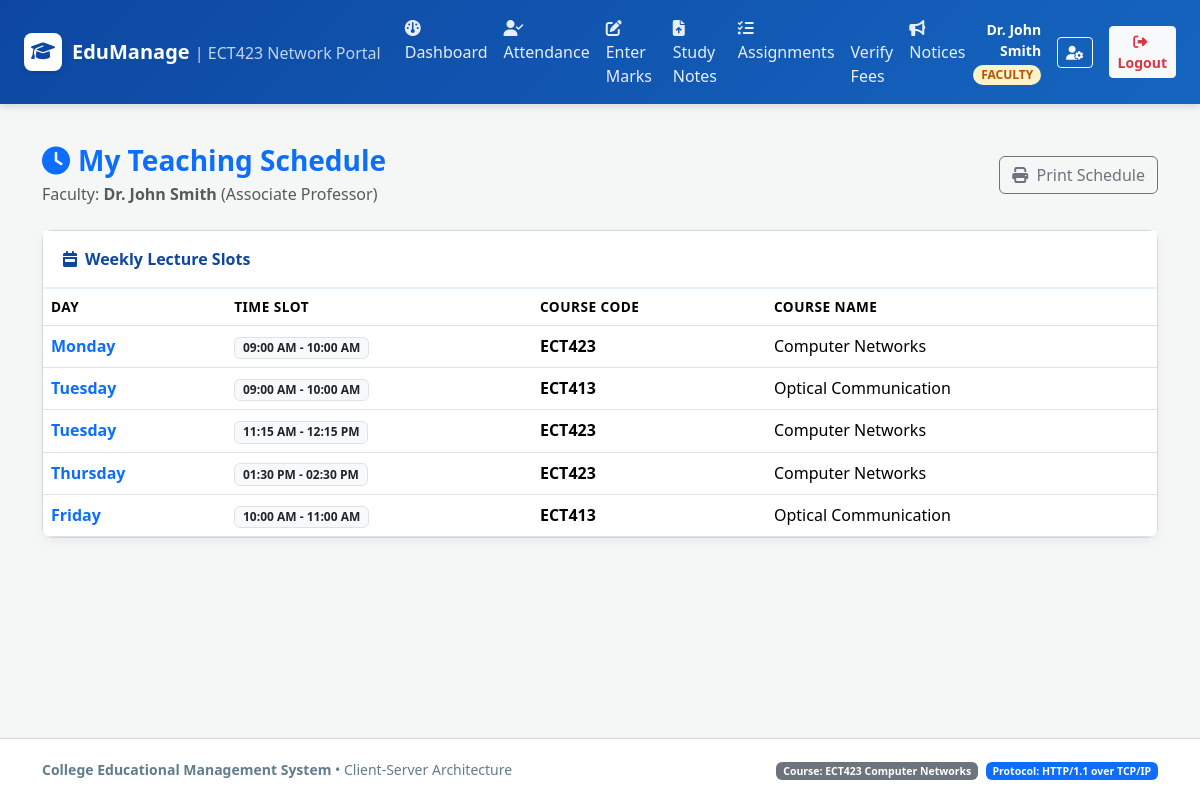
The page /faculty/timetable (signed in) on the database its author committed.
### tables this page shows
CREATE TABLE faculty (
    id INTEGER PRIMARY KEY AUTOINCREMENT,
    employee_id TEXT UNIQUE NOT NULL,
    name TEXT NOT NULL,
    department TEXT NOT NULL,
    designation TEXT NOT NULL,
    user_id INTEGER UNIQUE NOT NULL,
    FOREIGN KEY (user_id) REFERENCES users(id) ON DELETE CASCADE
);

CREATE TABLE timetable (
    id INTEGER PRIMARY KEY AUTOINCREMENT,
    subject_id INTEGER NOT NULL,
    faculty_id INTEGER NOT NULL,
    day_of_week TEXT CHECK(day_of_week IN ('Monday', 'Tuesday', 'Wednesday', 'Thursday', 'Friday')) NOT NULL,
    time_slot TEXT NOT NULL, -- e.g. '09:00 AM - 10:00 AM'
    classroom TEXT NOT NULL,
    FOREIGN KEY (subject_id) REFERENCES subjects(id) ON DELETE CASCADE,
    FOREIGN KEY (faculty_id) REFERENCES faculty(id) ON DELETE CASCADE
);

CREATE TABLE subjects (
    id INTEGER PRIMARY KEY AUTOINCREMENT,
    subject_code TEXT UNIQUE NOT NULL,
    subject_name TEXT NOT NULL,
    department TEXT NOT NULL,
    semester INTEGER NOT NULL,
    faculty_id INTEGER,
    FOREIGN KEY (faculty_id) REFERENCES faculty(id) ON DELETE SET NULL
);

### app.py (the view)
@app.route('/faculty/timetable')
@role_required('faculty')
def faculty_timetable():
    faculty = query_db('SELECT * FROM faculty WHERE user_id = ?', (session['user_id'],), one=True)
    timetable = query_db('''
        SELECT t.*, s.subject_code, s.subject_name
        FROM timetable t
        JOIN subjects s ON t.subject_id = s.id
        WHERE t.faculty_id = ?
        ORDER BY
            CASE t.day_of_week
                WHEN 'Monday' THEN 1
                WHEN 'Tuesday' THEN 2
                WHEN 'Wednesday' THEN 3
                WHEN 'Thursday' THEN 4
                WHEN 'Friday' THEN 5
            END, t.time_slot
    ''', (faculty['id'],))
    return render_template('faculty/timetable.html', faculty=faculty, timetable=timetable)

### app.py (called while the page is built)
def role_required(*allowed_roles):
    def decorator(f):
        @wraps(f)
        def decorated_function(*args, **kwargs):
            if 'user_id' not in session:
                flash('Please log in first.', 'warning')
                return redirect(url_for('login'))
            user_role = session.get('role')
            if user_role not in allowed_roles:
                flash(f'Access denied! Your role ({user_role}) does not have permission for this section.', 'danger')
                return redirect(url_for(f"{user_role}_dashboard"))
            return f(*args, **kwargs)
        return decorated_function
    return decorator

@app.context_processor
def inject_user():
    return {
        'current_user': {
            'id': session.get('user_id'),
            'username': session.get('username'),
            'role': session.get('role'),
            'full_name': session.get('full_name')
        },
        'today_date': date.today().strftime('%Y-%m-%d')
    }

### database.py (called while the page is built)
def get_db():
    try:
        if 'db' not in g:
            g.db = sqlite3.connect(DATABASE)
            g.db.row_factory = sqlite3.Row
            g.db.execute("PRAGMA foreign_keys = ON;")
        return g.db
    except RuntimeError:
        conn = sqlite3.connect(DATABASE)
        conn.row_factory = sqlite3.Row
        conn.execute("PRAGMA foreign_keys = ON;")
        return conn

def query_db(query, args=(), one=False):
    db = get_db()
    cur = db.cursor()
    cur.execute(query, args)
    rv = cur.fetchall()
    cur.close()
    return (rv[0] if rv else None) if one else rv

### templates/faculty/timetable.html (shortened to what this page needs)
{% extends "base.html" %}
{% block content %}
<div class="d-flex justify-content-between align-items-center mb-4">
    <div>
        <h3 class="fw-bold text-primary mb-1"><i class="fa-solid fa-clock me-2"></i>My Teaching Schedule</h3>
        <p class="text-muted mb-0">Faculty: <strong>{{ faculty.name }}</strong> ({{ faculty.designation }})</p>
    </div>
    <button onclick="window.print()" class="btn btn-outline-secondary no-print">
        <i class="fa-solid fa-print me-1"></i> Print Schedule
    </button>
</div>
<div class="card card-custom">
    <div class="card-header-custom">
        <span><i class="fa-solid fa-calendar-week me-2"></i>Weekly Lecture Slots</span>
    </div>
    <div class="card-body p-0">
        <div class="table-responsive">
            <table class="table table-custom table-hover mb-0">
                <thead>
                    <tr>
                        <th>Day</th>
                        <th>Time Slot</th>
                        <th>Course Code</th>
                        <th>Course Name</th>
                    </tr>
                </thead>
                <tbody>
                    {% for slot in timetable %}
                        <tr>
                            <td class="fw-bold text-primary">{{ slot.day_of_week }}</td>
                            <td><span class="badge bg-light text-dark border">{{ slot.time_slot }}</span></td>
                            <td class="fw-bold">{{ slot.subject_code }}</td>
                            <td>{{ slot.subject_name }}</td>
                        </tr>
                    {% else %}
                        <tr>
                            <td colspan="4" class="text-center text-muted py-4">No scheduled lectures assigned.</td>
                        </tr>
                    {% endfor %}
                </tbody>
            </table>
        </div>
    </div>
</div>
{% endblock %}

### templates/base.html (shortened to what this page needs)
<!DOCTYPE html>
<html lang="en">
<head>
    <link href="https://cdn.jsdelivr.net/npm/bootstrap@5.3.3/dist/css/bootstrap.min.css" rel="stylesheet">
    <link href="https://cdnjs.cloudflare.com/ajax/libs/font-awesome/6.5.1/css/all.min.css" rel="stylesheet">
    <link rel="stylesheet" href="{{ url_for('static', filename='css/style.css') }}">
</head>
<body>
    <nav class="navbar navbar-expand-lg navbar-dark navbar-college sticky-top">
        <div class="container-fluid px-4">
            <a class="navbar-brand" href="{{ url_for('index') }}">
                <span class="college-logo-icon"><i class="fa-solid fa-graduation-cap"></i></span>
                <span>EduManage <small class="fw-normal opacity-75 fs-6">| ECT423 Network Portal</small></span>
            </a>
            <div class="collapse navbar-collapse" id="navbarContent">
                {% if current_user.id %}
                    <ul class="navbar-nav me-auto mb-2 mb-lg-0">
                        {% if current_user.role == 'student' %}
                            <li class="nav-item"><a class="nav-link" href="{{ url_for('student_dashboard') }}"><i class="fa-solid fa-gauge me-1"></i> Dashboard</a></li>
                            <li class="nav-item"><a class="nav-link" href="{{ url_for('student_materials') }}"><i class="fa-solid fa-book-bookmark me-1"></i> Study Materials</a></li>
                            <li class="nav-item"><a class="nav-link" href="{{ url_for('student_assignments') }}"><i class="fa-solid fa-pen-ruler me-1"></i> Assignments</a></li>
                            <li class="nav-item"><a class="nav-link" href="{{ url_for('student_fees') }}"><i class="fa-solid fa-receipt me-1"></i> Fee Payment</a></li>
                            <li class="nav-item"><a class="nav-link" href="{{ url_for('student_attendance') }}"><i class="fa-solid fa-calendar-check me-1"></i> Attendance</a></li>
                            <li class="nav-item"><a class="nav-link" href="{{ url_for('student_marks') }}"><i class="fa-solid fa-chart-simple me-1"></i> Marks</a></li>
                            <li class="nav-item"><a class="nav-link" href="{{ url_for('student_notices') }}"><i class="fa-solid fa-bullhorn me-1"></i> Notices</a></li>
                        {% elif current_user.role == 'faculty' %}
                            <li class="nav-item"><a class="nav-link" href="{{ url_for('faculty_dashboard') }}"><i class="fa-solid fa-gauge me-1"></i> Dashboard</a></li>
                            <li class="nav-item"><a class="nav-link" href="{{ url_for('faculty_attendance') }}"><i class="fa-solid fa-user-check me-1"></i> Attendance</a></li>
                            <li class="nav-item"><a class="nav-link" href="{{ url_for('faculty_marks') }}"><i class="fa-solid fa-pen-to-square me-1"></i> Enter Marks</a></li>
                            <li class="nav-item"><a class="nav-link" href="{{ url_for('faculty_materials') }}"><i class="fa-solid fa-file-arrow-up me-1"></i> Study Notes</a></li>
                            <li class="nav-item"><a class="nav-link" href="{{ url_for('faculty_assignments') }}"><i class="fa-solid fa-list-check me-1"></i> Assignments</a></li>
                            <li class="nav-item"><a class="nav-link" href="{{ url_for('faculty_fees') }}"> Verify Fees</a></li>
                            <li class="nav-item"><a class="nav-link" href="{{ url_for('faculty_notices') }}"><i class="fa-solid fa-bullhorn me-1"></i> Notices</a></li>
                        {% endif %}
                    </ul>
                    <div class="d-flex align-items-center gap-3">
                        <div class="text-white text-end d-none d-md-block">
                            <div class="fw-semibold small">{{ current_user.full_name }}</div>
                            <span class="badge badge-role badge-{{ current_user.role }}">{{ current_user.role }}</span>
                        </div>
                        <a href="{{ url_for('profile') }}" class="btn btn-sm btn-outline-light" title="User Profile"><i class="fa-solid fa-user-gear"></i></a>
                        <a href="{{ url_for('logout') }}" class="btn btn-sm btn-light text-danger fw-semibold"><i class="fa-solid fa-right-from-bracket me-1"></i> Logout</a>
                    </div>
                {% else %}
                    <ul class="navbar-nav ms-auto">
                        <li class="nav-item"><a class="nav-link" href="{{ url_for('login') }}"><i class="fa-solid fa-right-to-bracket me-1"></i> Login</a></li>
                    </ul>
                {% endif %}
            </div>
        </div>
    </nav>
    <main class="container my-4 flex-grow-1">
        {% block content %}{% endblock %}
    </main>
    <footer class="text-center">
        <div class="container">
            <div class="row align-items-center">
                <div class="col-md-6 text-md-start">
                    <strong>College Educational Management System</strong> &bull; Client-Server Architecture
                </div>
                <div class="col-md-6 text-md-end mt-2 mt-md-0">
                    <span class="badge bg-secondary">Course: ECT423 Computer Networks</span>
                    <span class="badge bg-primary ms-1">Protocol: HTTP/1.1 over TCP/IP</span>
                </div>
            </div>
        </div>
    </footer>
</body>
</html>

### static/css/style.css (style rules this page uses)
:root { --primary-blue: #0d47a1; --primary-light: #1976d2; --primary-subtle: #e3f2fd; --accent-blue: #0288d1; --bg-light: #f4f7f6; --text-dark: #263238; --text-muted: #607d8b; --border-color: #cfd8dc; --card-shadow: 0 4px 12px rgba(0, 0, 0, 0.05); }
body { background-color: var(--bg-light); color: var(--text-dark); font-family: 'Segoe UI', system-ui, -apple-system, sans-serif; min-height: 100vh; display: flex; flex-direction: column; }
.navbar-college { background: linear-gradient(135deg, #0d47a1 0%, #1565c0 100%); box-shadow: 0 2px 8px rgba(0, 0, 0, 0.15); }
.navbar-college .navbar-brand { font-weight: 700; font-size: 1.25rem; color: #ffffff !important; display: flex; align-items: center; gap: 10px; }
.college-logo-icon { width: 38px; height: 38px; background: #ffffff; color: #0d47a1; border-radius: 8px; display: inline-flex; align-items: center; justify-content: center; font-weight: 800; font-size: 1.2rem; box-shadow: 0 2px 4px rgba(0,0,0,0.1); }
.nav-link { font-weight: 500; color: rgba(255, 255, 255, 0.9) !important; transition: all 0.2s ease-in-out; }
.card-custom { background: #ffffff; border: 1px solid var(--border-color); border-radius: 10px; box-shadow: var(--card-shadow); transition: transform 0.2s ease, box-shadow 0.2s ease; }
.card-header-custom { background-color: #ffffff; border-bottom: 2px solid var(--primary-subtle); padding: 1rem 1.25rem; font-weight: 600; color: var(--primary-blue); display: flex; align-items: center; justify-content: space-between; }
.table-custom { background: #ffffff; border-radius: 8px; overflow: hidden; }
.table-custom thead { background-color: #f1f5f9; color: var(--primary-blue); font-size: 0.85rem; text-transform: uppercase; letter-spacing: 0.5px; }
.badge-role { font-size: 0.75rem; padding: 0.35em 0.65em; border-radius: 20px; text-transform: uppercase; font-weight: 600; }
.badge-faculty { background-color: #fef3c7; color: #b45309; }
footer { margin-top: auto; background-color: #ffffff; border-top: 1px solid var(--border-color); padding: 1.25rem 0; color: var(--text-muted); font-size: 0.875rem; }

### rows shown on the page
faculty: full_name "Dr. John Smith", name "Dr. John Smith", designation "Associate Professor"
timetable: day_of_week "Monday", time_slot "09:00 AM - 10:00 AM", subject_code "ECT423", subject_name "Computer Networks"
timetable: day_of_week "Tuesday", time_slot "09:00 AM - 10:00 AM", subject_code "ECT413", subject_name "Optical Communication"
timetable: day_of_week "Tuesday", time_slot "11:15 AM - 12:15 PM", subject_code "ECT423", subject_name "Computer Networks"
timetable: day_of_week "Thursday", time_slot "01:30 PM - 02:30 PM", subject_code "ECT423", subject_name "Computer Networks"
timetable: day_of_week "Friday", time_slot "10:00 AM - 11:00 AM", subject_code "ECT413", subject_name "Optical Communication"

### other values the page prints
{{ current_user.role }} "FACULTY"
